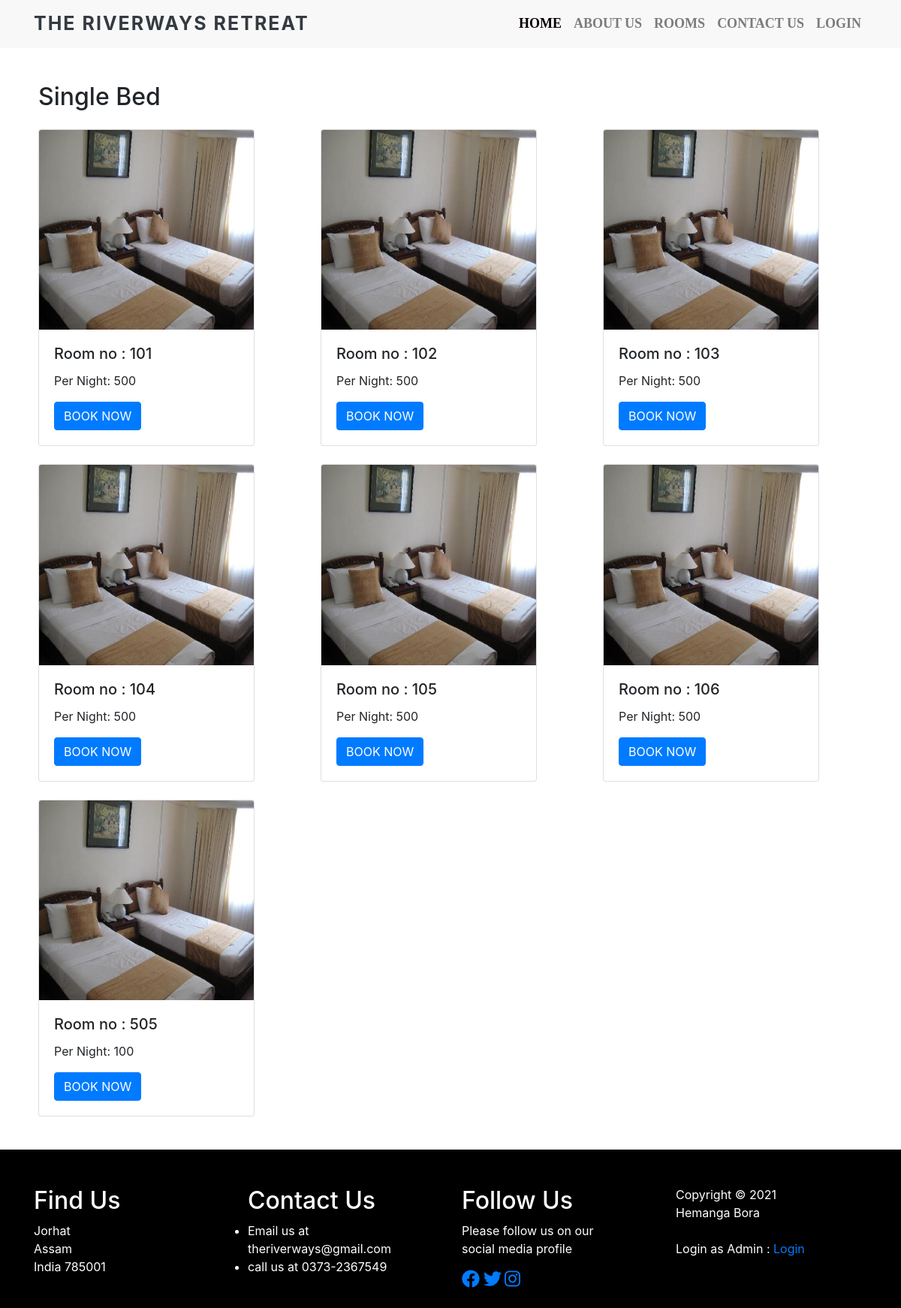
The page /single.php on the database its author committed.
### tables this page shows
CREATE TABLE `rooms` (
  `Roomid` int(8) UNSIGNED NOT NULL,
  `RoomNo` mediumint(9) DEFAULT NULL,
  `RoomType` text DEFAULT NULL,
  `RoomPrice` text DEFAULT NULL,
  `Room_status` int(11) NOT NULL DEFAULT 0
);

### single.php (the view, shortened to what this page needs)
<?php
include('Database.php');
?>
<!DOCTYPE html>
<html lang="en">
<head>
  <link rel="stylesheet" href="https://stackpath.bootstrapcdn.com/bootstrap/4.5.2/css/bootstrap.min.css">
  <link rel="stylesheet" href="style.css">
</head>
<body>
  <nav class="navbar navbar-expand-lg navbar-light fixed-top">
    <div class="container">
      <a class="navbar-brand text-dark" href="#">The RIVERWAYS RETREAT</a>
      <div class="collapse navbar-collapse" id="navbarSupportedContent">
        <ul class="navbar-nav ml-auto">
          <li class="nav-item active">
            <a class="nav-link" href="/">Home</a>
          </li>
          <li class="nav-item">
            <a class="nav-link" href="/#about">About Us</a>
          </li>
          <li class="nav-item">
            <a class="nav-link" href="/#room">Rooms</a>
          </li>
          <li class="nav-item">
            <a class="nav-link" href="/#contactus">Contact Us</a>
          </li>
          <?php
          if(!$_SESSION["uid"])
          {
            echo '
            <li class="nav-item">
            <a class="nav-link" href="Login.php">Login</a>
             </li>';
          }
          else
          {
            echo '
            <li class="nav-item">
            <a class="nav-link" href="account.php">'.$_SESSION["uname"].'</a>
            </li>';
          }
          ?>
        </ul>
      </div>
    </div>
  </nav>
  <div class="cards" id="room">
    <div class="container">
      <h2>Single Bed</h2>
      <div class="row">
        <?php
        $sql2 = "SELECT * FROM `rooms` where `Room_status` = 0 AND `RoomType` = 'Single Bed' ORDER BY `RoomNo` ASC";
        $data2 = $conn->query($sql2);
				while($row = $data2->fetch_assoc()){
           echo ' <div class="col mt-3 mb-2">
                <div class="card" style="width: 18rem;">
                    <img src="image/x1.jpg" class="card-img-top" alt="...">
                    <div class="card-body">
                        <h5 class="card-title">Room no : '.$row["RoomNo"].'</h5>
                        <p class="card-text">Per Night: '.$row["RoomPrice"].'</p>
                            <form action="Booking.php" method="POST">
                            <input type="hidden" name="roomno" value='.$row["RoomNo"].'>
                            <input type="hidden" name="roomid" value='.$row["Roomid"].'>
                            <input type="hidden" name="roomtype" value='.$row["RoomType"].'>
                            <input type="hidden" name="RoomPrice" value='.$row["RoomPrice"].'>
                        <button class="btn btn-primary" name="bookroom" type="submit">BOOK NOW</button>
                        </form>
                    </div>
                </div>
            </div>';
        }
            ?>
      </div>
    </div>
  </div>
 <footer>
    <div class="footer-bottom">
      <div class="container">
        <div class="row">
          <div class="col-md-3 col-sm-6 col-xs-12 segment-one">
            <h2>Find Us</h2>
            Jorhat<br>
            Assam<br>
            India 785001
          </div>
          <div class="col-md-3 col-sm-6 col-xs-12 segment-two">
            <h2>Contact Us</h2>
            <ul>
              <li><a href="#"></a>Email us at theriverways@gmail.com</li>
              <li><a href="#"></a>call us at 0373-2367549</li>
            </ul>
          </div>
          <div class="col-md-3 col-sm-6 col-xs-12 segment-three">
            <h2>Follow Us </h2>
            <p>Please follow us on our<br> social media profile</p>
            <a href="https://www.facebook.com/upasana.sarmah.92"><i class="fab fa-facebook"
                style="font-size: 150%;"></i></a>
            <a href="https://twitter.com/RKrishnatra"><i class="fab fa-twitter" style="font-size: 150%;"></i></a>
            <a href="https://www.instagram.com/rabinasharma_/"><i class="fab fa-instagram"
                style="font-size: 150%;"></i></a>
          </div>
          <div class="col-md-3 col-sm-6 col-xs-12 segment-four">
          <div class="copyright-text">
            <p><br>Copyright &copy; 2021 <br>Hemanga Bora
              <br><br>Login as Admin : <a href="/admin/">Login</a></p>
          </div>
          </div>
        </div>
      </div>
    </div>
  </footer>
</body>
</html>

### style.css (style rules this page uses)
* { margin: 0%; padding: 0%; }
body { scroll-behavior: smooth; }
.navbar-nav a { font-family: poppins; font-size: 18px; text-transform: uppercase; font-weight: bold; }
.navbar-light .navbar-brand { font-size: 25px; text-transform: uppercase; font-weight: bold; letter-spacing: 2px; }
.navbar-light .navbar-nav .active > .nav-link, .navbar-light .navbar-nav .nav-link.active, .navbar-light .navbar-nav .nav-link.show, .navbar-light .navbar-nav .show > .nav-link { color: rgb(8, 1, 1); }
.nav-item { color: black; }
.container h2 { margin-top: 10%; }
.footer-bottom { padding: 2%; background-color:rgb(0, 0, 0) !important; color: #fff; }
.navbar { background-color: rgb(248, 248, 248); }
.cards { margin: 3%; }

### rows shown on the page
rooms: RoomNo "101", RoomPrice "500"
rooms: RoomNo "102", RoomPrice "500"
rooms: RoomNo "103", RoomPrice "500"
rooms: RoomNo "104", RoomPrice "500"
rooms: RoomNo "105", RoomPrice "500"
rooms: RoomNo "106", RoomPrice "500"
rooms: RoomNo "505", RoomPrice "100"
